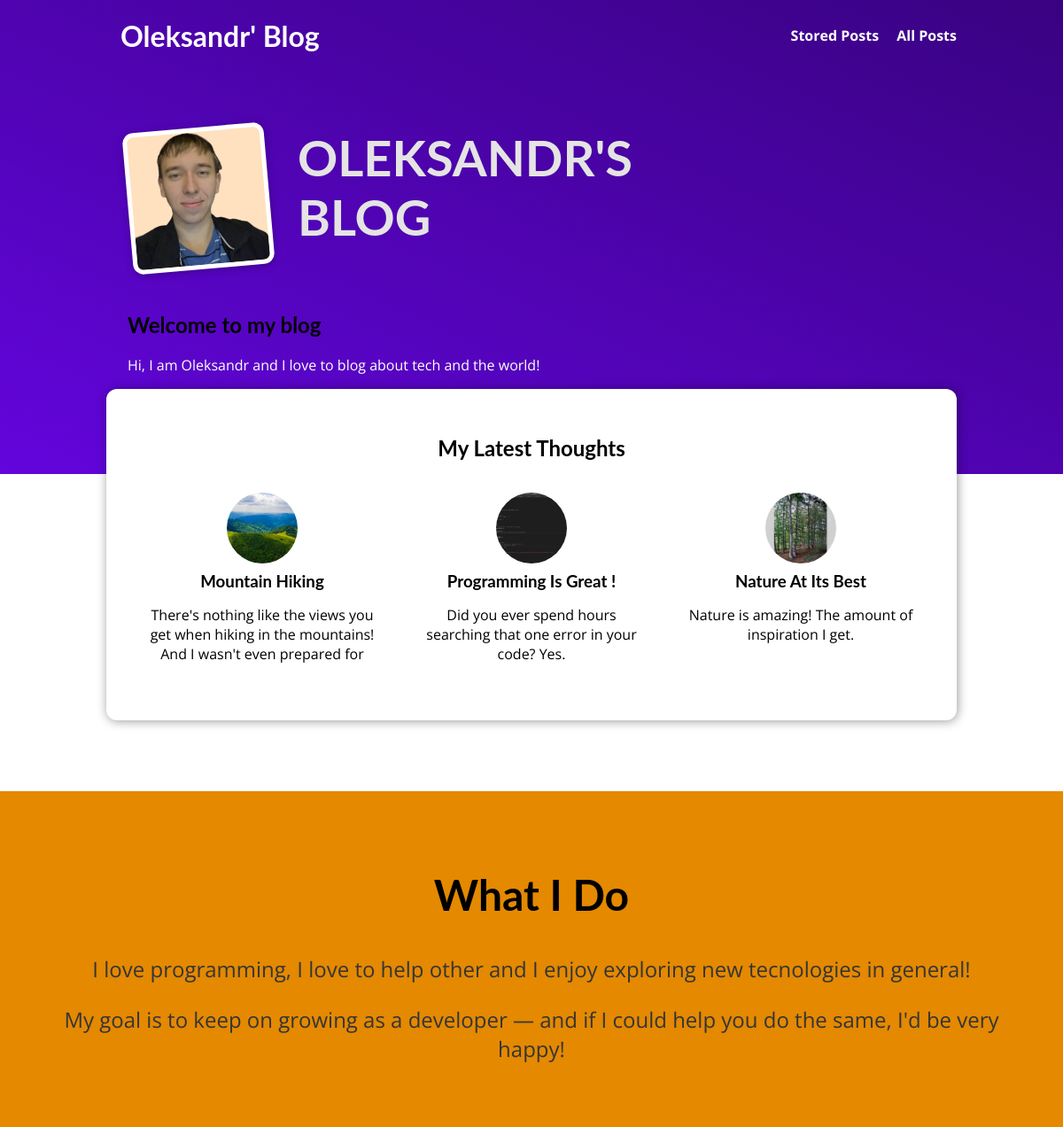
The page / on the database its author committed.
### blog/models.py (models this page shows, shortened)
class Post(models.Model):
    title = models.CharField(max_length=150)
    excerpt = models.CharField(max_length=200)
    image = models.ImageField(upload_to="posts", null=True)
    date = models.DateField(auto_now=True)
    slug = models.SlugField(db_index=True, unique=True)
    content = models.TextField(validators=[MinLengthValidator(10)])
    author = models.ForeignKey(
        Author, on_delete=models.SET_NULL, related_name="posts", null=True)
    tags = models.ManyToManyField(Tag)

### blog/views.py (the view)
# urls.py: path("", views.StartingPageView.as_view(), name="starting-page"),
class StartingPageView(ListView):
    template_name = "blog/index.html"
    model = Post
    ordering = ["-date"]
    context_object_name = "posts"
    def get_queryset(self) -> QuerySet[Any]:
        queryset = super().get_queryset()
        data = queryset[:3]
        return data

### blog/templates/blog/index.html (shortened to what this page needs)
{% extends "base.html" %}
{% load static %}
{% block css_files %}
    <link rel="stylesheet" href="{% static "blog/post.css" %}">
    <link rel="stylesheet" href="{% static "blog/index.css" %}">
{% endblock %}
{% block content %}
    <section id="welcome">
        <header>
            <img src="{% static "blog/images/oleksandr.png" %}" alt="Oleksandr — The Author Of This Blog" />
            <h2>OLEKSANDR'S BLOG</h2>
        </header>
        <h1>Welcome to my blog</h1>
        <p>Hi, I am Oleksandr and I love to blog about tech and the world!</p>
    </section>
    <section id="latest-posts">
        <h2>My Latest Thoughts</h2>
        <ul>
            {% for post in posts %}
                {% include "blog/includes/post.html" %}
            {% endfor %}
        </ul>
    </section>
    <section id="about">
        <h2>What I Do</h2>
        <p>
            I love programming, I love to help other and I enjoy exploring new
            tecnologies in general!
        </p>
        <p>
            My goal is to keep on growing as a developer — and if I could help you do
            the same, I'd be very happy!
        </p>
    </section>
{% endblock %}

### blog/templates/blog/includes/post.html
<li>
    <article class="post">
        <a href="{% url "post-detail-page" slug=post.slug %}">
            <img src="{{ post.image.url }}" alt="{{ post.title }}"
            />
            <div class="post__content">
                <h3>{{ post.title }}</h3>
                <p>
                    {{ post.excerpt }}</p>
            </div>
        </a>
    </article>
</li>

### staticfiles/app.css (style rules this page uses)
* { box-sizing: border-box; }
html { font-family: 'Open Sans', 'Lato', sans-serif; }
body { margin: 0; }
h1, h2, h3 { font-family: 'Lato', sans-serif; font-weight: bold; }

### blog/static/blog/post.css (style rules this page uses)
.post { display: flex; flex-direction: column; align-items: center; text-align: center; }
.post a { text-decoration: none; color: black; transition: all 0.2s ease; padding: 1rem; }
.post img { width: 5rem; height: 5rem; object-fit: cover; border-radius: 50%; }
.post h3 { margin: 0.25rem 0; }

### blog/static/blog/index.css (style rules this page uses)
#welcome { background: linear-gradient(to right top, #6305dd, #390281); padding: 6rem 12%; }
#welcome header { display: flex; align-items: flex-start; margin: 3rem auto; }
#welcome img { width: 10rem; height: 10rem; object-fit: cover; object-position: top; border: 5px solid white; border-radius: 12px; background-color: #ffe1bf; transform: rotateZ(-5deg); box-shadow: 0 2px 8px rgba(0, 0, 0, 0.25); }
#welcome h2 { font-size: 3.5rem; margin: 0 0 0 2rem; color: #e4e4e4; width: 10rem; }
#welcome p { color: white; font-size: 1.5 rem; }
#latest-posts { background-color: white; padding: 2rem; border-radius: 12px; width: 60rem; margin: -6rem auto 2rem auto; box-shadow: 1px 1px 12px rgba(0, 0, 0, 0.4); }
#latest-posts h2 { text-align: center; }
#latest-posts ul { list-style: none; margin: 0; padding: 0; display: flex; gap: 1rem; }
#latest-posts li { flex: 1; }
#about { text-align: center; padding: 3rem; background-color: #e48900; margin-top: 5rem; }
#about h2 { font-size: 3rem; }
#about p { font-size: 1.5rem; color: #353535; }

### rows shown on the page
Post: image (picture), title "Mountain Hiking", excerpt "There's nothing like the views you get when hiking in the mountains! And I wasn't even prepared for"
Post: image (picture), title "Programming Is Great !", excerpt "Did you ever spend hours searching that one error in your code? Yes."
Post: image (picture), title "Nature At Its Best", excerpt "Nature is amazing! The amount of inspiration I get."
